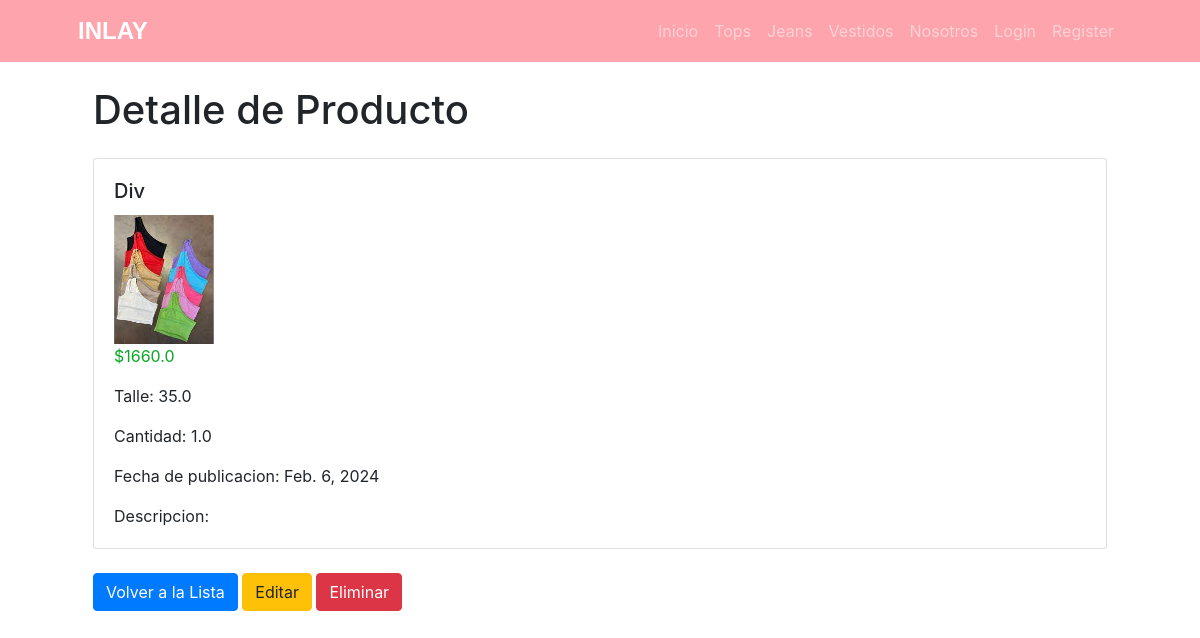
Page /producto/detail/tops/7 on the earlier database version.
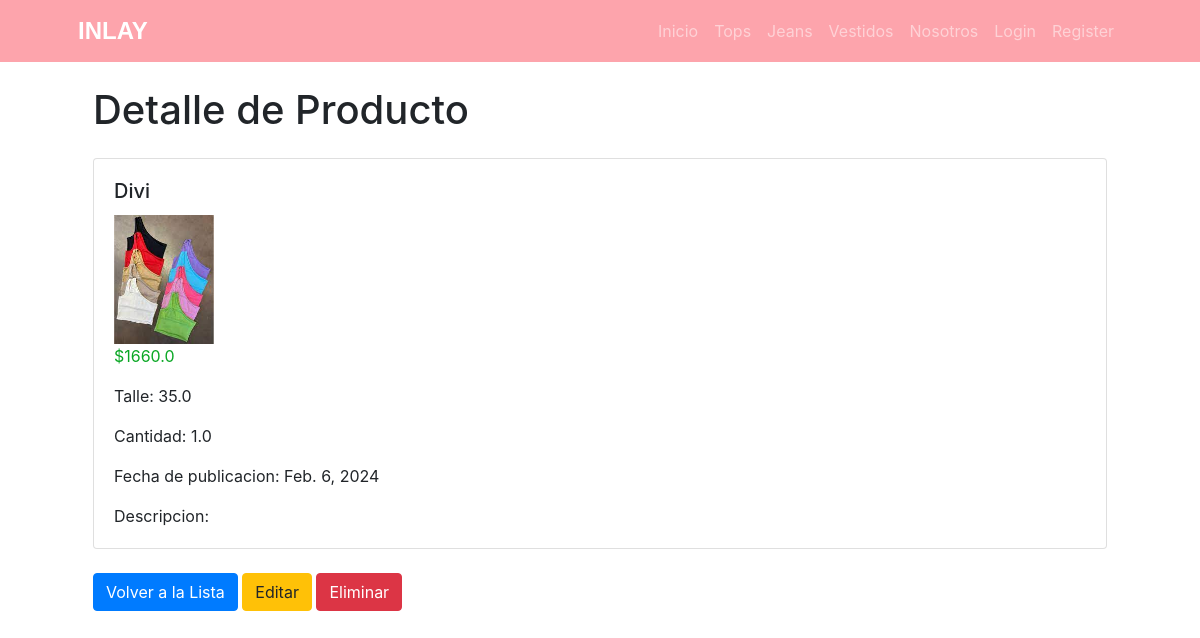
Same page on the later database version.
### core/models.py (models this page shows, shortened)
class Producto(models.Model):
    categoria_id = models.ForeignKey(ProductoCategoria, null=True, blank=True, on_delete=models.SET_NULL)
    nombre = models.CharField(max_length=100)
    precio = models.FloatField()
    talle = models.FloatField()
    cantidad = models.FloatField()
    descripcion = models.TextField(null=True, blank=True, verbose_name = "descripción")
    fecha_actualizacion = models.DateField(null=True, blank=True, default=timezone.now(), editable=False, verbose_name = "fecha de actualización")
    imagenProducto = models.ImageField(null=True, blank=True, upload_to="")
    class meta:
        verbose_name = "producto"
        verbose_name_plural = "productos"

### core/views.py (the view)
# urls.py: path("producto/detail/tops/<int:pk>", views.ProductoDetailTops.as_view(), name="producto_detail_tops"),
class ProductoDetailTops(DetailView):
    model = Producto
    context_object_name = 'tops'
    template_name = 'core/producto_detail_tops.html'

### core/templates/core/producto_detail_tops.html (shortened to what this page needs)
{% extends 'core/base.html' %}
{% block content %}
  <div class="container">
    <h1 class="mt-4">Detalle de Producto</h1>
    <div class="card mt-4">
      <div class="card-body">
        <h5 class="card-title">{{ tops.nombre }}</h5>
        {% if tops.imagenProducto %}
            <img src="{{ tops.imagenProducto.url }}" alt="{{ tops.nombre }}" style="max-width: 100px;">
        {% endif %}
        <p class="card-release" style="color: #0aa724;">${{ tops.precio }}</p>
        <p class="card-text">Talle: {{ tops.talle }}</p>
        <p class="card-text">Cantidad: {{ tops.cantidad }}</p>
        <p class="card-text">Fecha de publicacion: {{ tops.fecha_actualizacion }}</p>
        <p class="card-text">Descripcion: {{ tops.descripcion }}</p>
      </div>
    </div>
    <div class="mt-4">
        <a href="{% url 'core:producto_list_tops' %}" class="btn btn-primary">Volver a la Lista</a>
        <a href="{% url 'core:producto_update_tops' tops.id %}" class="btn btn-warning">Editar</a>
        <a href="{% url 'core:producto_delete_tops' tops.id %}" class="btn btn-danger">Eliminar</a>
    </div>
</div>
{% endblock content %}

Differences in the rows shown:
changed Producto: nombre "Div" → "Divi"
